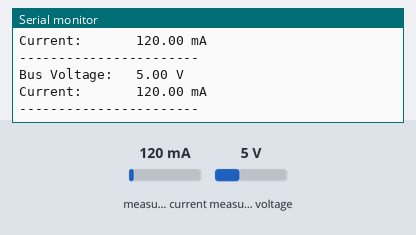
This sketch was run on a simulated Arduino Uno, built with avr-gcc and run on an emulated ATmega328P. Shown: the last lines printed to the serial monitor. The inputs (shaded band) are chosen by the test bench; at power-on: measured current 120 mA, measured voltage 5 V.

Above: at 1.2 s.
1.3 s: measured current set to 40 mA
At 2.6 s:
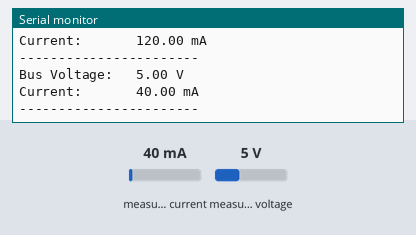
2.8 s: measured voltage set to 0.3 V
At 3.5 s:
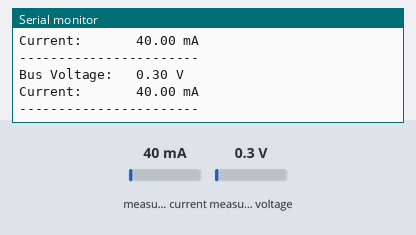
4.3 s: measured current set to 500 mA
At 5.8 s:
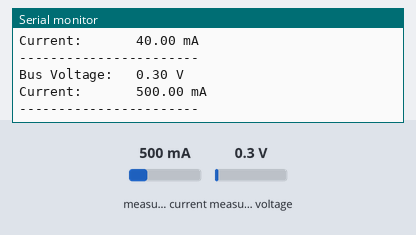
Timing chart, 0 to 7.3 s (numbered marks = the images above; inputs shaded):
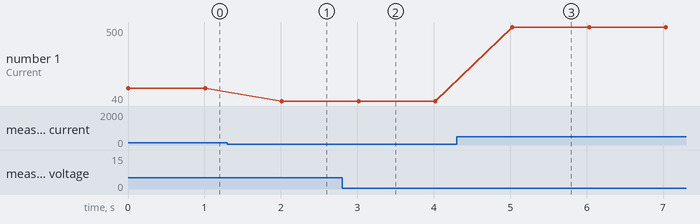

The sketch:

Test_INA219.ino
```cpp
#include <Wire.h>
#include <Adafruit_INA219.h>

Adafruit_INA219 ina219;

void setup() {
  Serial.begin(115200);
  Wire.begin();

  if (!ina219.begin()) {
    Serial.println("Failed to find INA219 chip");
    while (1) { delay(10); }
  }
  Serial.println("INA219 Test Started");
}

void loop() {
  float busvoltage = ina219.getBusVoltage_V();
  float current_mA = ina219.getCurrent_mA();

  Serial.print("Bus Voltage:   "); Serial.print(busvoltage); Serial.println(" V");
  Serial.print("Current:       "); Serial.print(current_mA); Serial.println(" mA");
  Serial.println("-----------------------");
  delay(1000);
}
```

Measured:
- after the input at 1.3 s, the serial monitor: prints a new line after 0.71 s (image 1)
- after the input at 2.8 s, the serial monitor: prints a new line after 0.22 s (image 2)
- after the input at 4.3 s, the serial monitor: prints a new line after 0.73 s (image 3)
- plotted number 1: 120 → 40 after the input at 1.3 s, 40 → 500 after the input at 4.3 s
